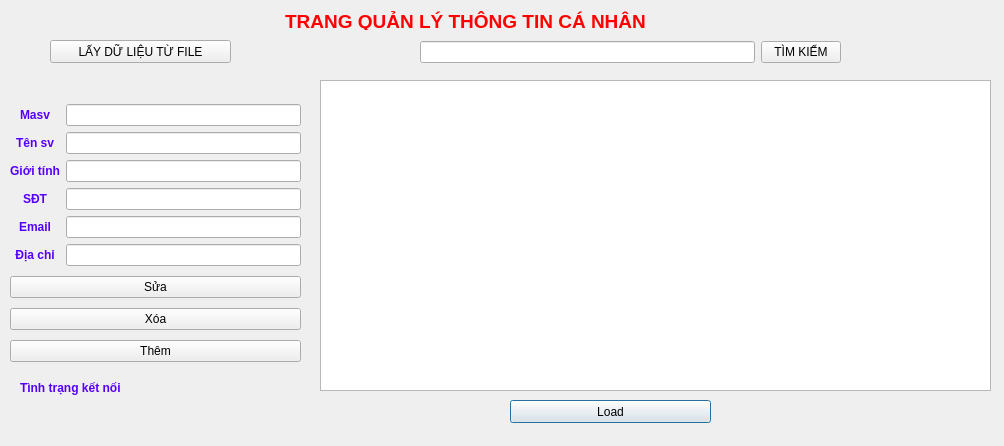
<?xml version="1.0" encoding="UTF-8"?>
<ui version="4.0">
 <class>themthongtin</class>
 <widget class="QDialog" name="themthongtin">
  <property name="geometry">
   <rect>
    <x>0</x>
    <y>0</y>
    <width>1004</width>
    <height>446</height>
   </rect>
  </property>
  <property name="windowTitle">
   <string>Dialog</string>
  </property>
  <widget class="QLabel" name="label">
   <property name="geometry">
    <rect>
     <x>230</x>
     <y>10</y>
     <width>471</width>
     <height>20</height>
    </rect>
   </property>
   <property name="text">
    <string>&lt;html&gt;&lt;head/&gt;&lt;body&gt;&lt;p align=&quot;center&quot;&gt;&lt;span style=&quot; font-size:14pt; font-weight:600; color:#ff0000;&quot;&gt;TRANG QUẢN LÝ THÔNG TIN CÁ NHÂN&lt;/span&gt;&lt;/p&gt;&lt;/body&gt;&lt;/html&gt;</string>
   </property>
  </widget>
  <widget class="QLabel" name="tinhtrang">
   <property name="geometry">
    <rect>
     <x>20</x>
     <y>380</y>
     <width>101</width>
     <height>16</height>
    </rect>
   </property>
   <property name="text">
    <string>&lt;html&gt;&lt;head/&gt;&lt;body&gt;&lt;p&gt;&lt;span style=&quot; font-weight:600; color:#5500ff;&quot;&gt;Tình trạng kết nối&lt;/span&gt;&lt;/p&gt;&lt;/body&gt;&lt;/html&gt;</string>
   </property>
  </widget>
  <widget class="QPushButton" name="Load">
   <property name="geometry">
    <rect>
     <x>510</x>
     <y>400</y>
     <width>201</width>
     <height>23</height>
    </rect>
   </property>
   <property name="text">
    <string>Load</string>
   </property>
  </widget>
  <widget class="QTableView" name="tableView">
   <property name="geometry">
    <rect>
     <x>320</x>
     <y>80</y>
     <width>671</width>
     <height>311</height>
    </rect>
   </property>
  </widget>
  <widget class="QWidget" name="layoutWidget">
   <property name="geometry">
    <rect>
     <x>10</x>
     <y>100</y>
     <width>291</width>
     <height>269</height>
    </rect>
   </property>
   <layout class="QVBoxLayout" name="verticalLayout_3">
    <item>
     <layout class="QHBoxLayout" name="horizontalLayout">
      <item>
       <layout class="QVBoxLayout" name="verticalLayout">
        <item>
         <widget class="QLabel" name="label_2">
          <property name="text">
           <string>&lt;html&gt;&lt;head/&gt;&lt;body&gt;&lt;p align=&quot;center&quot;&gt;&lt;span style=&quot; font-weight:600; color:#5500ff;&quot;&gt;Masv&lt;/span&gt;&lt;/p&gt;&lt;/body&gt;&lt;/html&gt;</string>
          </property>
         </widget>
        </item>
        <item>
         <widget class="QLabel" name="label_3">
          <property name="text">
           <string>&lt;html&gt;&lt;head/&gt;&lt;body&gt;&lt;p align=&quot;center&quot;&gt;&lt;span style=&quot; font-weight:600; color:#5500ff;&quot;&gt;Tên sv&lt;/span&gt;&lt;/p&gt;&lt;/body&gt;&lt;/html&gt;</string>
          </property>
         </widget>
        </item>
        <item>
         <widget class="QLabel" name="label_5">
          <property name="text">
           <string>&lt;html&gt;&lt;head/&gt;&lt;body&gt;&lt;p align=&quot;center&quot;&gt;&lt;span style=&quot; font-weight:600; color:#5500ff;&quot;&gt;Giới tính&lt;/span&gt;&lt;/p&gt;&lt;/body&gt;&lt;/html&gt;</string>
          </property>
         </widget>
        </item>
        <item>
         <widget class="QLabel" name="label_6">
          <property name="text">
           <string>&lt;html&gt;&lt;head/&gt;&lt;body&gt;&lt;p align=&quot;center&quot;&gt;&lt;span style=&quot; font-weight:600; color:#5500ff;&quot;&gt;SĐT&lt;/span&gt;&lt;/p&gt;&lt;/body&gt;&lt;/html&gt;</string>
          </property>
         </widget>
        </item>
        <item>
         <widget class="QLabel" name="label_7">
          <property name="text">
           <string>&lt;html&gt;&lt;head/&gt;&lt;body&gt;&lt;p align=&quot;center&quot;&gt;&lt;span style=&quot; font-weight:600; color:#5500ff;&quot;&gt;Email&lt;/span&gt;&lt;/p&gt;&lt;/body&gt;&lt;/html&gt;</string>
          </property>
         </widget>
        </item>
        <item>
         <widget class="QLabel" name="label_8">
          <property name="text">
           <string>&lt;html&gt;&lt;head/&gt;&lt;body&gt;&lt;p align=&quot;center&quot;&gt;&lt;span style=&quot; font-weight:600; color:#5500ff;&quot;&gt;Địa chỉ&lt;/span&gt;&lt;/p&gt;&lt;/body&gt;&lt;/html&gt;</string>
          </property>
         </widget>
        </item>
       </layout>
      </item>
      <item>
       <layout class="QVBoxLayout" name="verticalLayout_2">
        <item>
         <widget class="QLineEdit" name="masv"/>
        </item>
        <item>
         <widget class="QLineEdit" name="tensv"/>
        </item>
        <item>
         <widget class="QLineEdit" name="gioitinh"/>
        </item>
        <item>
         <widget class="QLineEdit" name="sdt"/>
        </item>
        <item>
         <widget class="QLineEdit" name="email"/>
        </item>
        <item>
         <widget class="QLineEdit" name="diachi"/>
        </item>
       </layout>
      </item>
     </layout>
    </item>
    <item>
     <widget class="QPushButton" name="bt_sua">
      <property name="text">
       <string>Sửa</string>
      </property>
     </widget>
    </item>
    <item>
     <widget class="QPushButton" name="bt_xoa">
      <property name="text">
       <string>Xóa</string>
      </property>
     </widget>
    </item>
    <item>
     <widget class="QPushButton" name="bt_them">
      <property name="text">
       <string>Thêm</string>
      </property>
     </widget>
    </item>
   </layout>
  </widget>
  <widget class="QWidget" name="layoutWidget">
   <property name="geometry">
    <rect>
     <x>420</x>
     <y>40</y>
     <width>421</width>
     <height>25</height>
    </rect>
   </property>
   <layout class="QHBoxLayout" name="horizontalLayout_2">
    <item>
     <widget class="QLineEdit" name="timkiem4"/>
    </item>
    <item>
     <widget class="QPushButton" name="timkiem">
      <property name="text">
       <string>TÌM KIẾM</string>
      </property>
     </widget>
    </item>
   </layout>
  </widget>
  <widget class="QPushButton" name="bt_laydl">
   <property name="geometry">
    <rect>
     <x>50</x>
     <y>40</y>
     <width>181</width>
     <height>23</height>
    </rect>
   </property>
   <property name="text">
    <string>LẤY DỮ LIỆU TỪ FILE</string>
   </property>
  </widget>
 </widget>
 <resources/>
 <connections/>
</ui>
